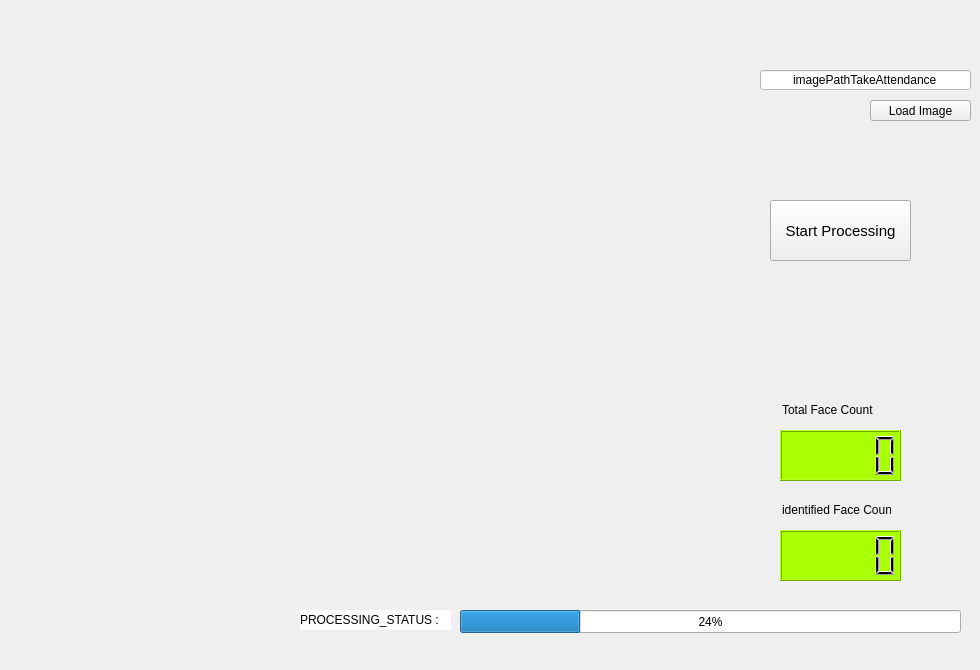
      <widget class="QWidget" name="Take_Attendance">
       <property name="minimumSize">
        <size>
         <width>450</width>
         <height>450</height>
        </size>
       </property>
       <property name="maximumSize">
        <size>
         <width>2000</width>
         <height>2000</height>
        </size>
       </property>
       <attribute name="icon">
        <iconset>
         <normaloff>:/camera/photograph.png</normaloff>:/camera/photograph.png</iconset>
       </attribute>
       <attribute name="title">
        <string>Take_Attendance</string>
       </attribute>
       <widget class="QLCDNumber" name="LCDtotalFaceCountTakeAttendance">
        <property name="geometry">
         <rect>
          <x>780</x>
          <y>430</y>
          <width>121</width>
          <height>51</height>
         </rect>
        </property>
        <property name="styleSheet">
         <string notr="true">background-color: rgb(170, 255, 0);
</string>
        </property>
        <property name="frameShape">
         <enum>QFrame::Box</enum>
        </property>
       </widget>
       <widget class="QLabel" name="labelFaceCountTakeAttendance">
        <property name="geometry">
         <rect>
          <x>780</x>
          <y>400</y>
          <width>111</width>
          <height>21</height>
         </rect>
        </property>
        <property name="styleSheet">
         <string notr="true">font: 9pt &quot;MS Shell Dlg 2&quot;;</string>
        </property>
        <property name="text">
         <string>Total Face Count</string>
        </property>
        <property name="textFormat">
         <enum>Qt::RichText</enum>
        </property>
        <property name="scaledContents">
         <bool>true</bool>
        </property>
        <property name="indent">
         <number>2</number>
        </property>
       </widget>
       <widget class="QLabel" name="rawImage">
        <property name="geometry">
         <rect>
          <x>30</x>
          <y>10</y>
          <width>721</width>
          <height>551</height>
         </rect>
        </property>
        <property name="styleSheet">
         <string notr="true">image: url(:/icons/uiFiles/picture.png);</string>
        </property>
        <property name="text">
         <string/>
        </property>
        <property name="alignment">
         <set>Qt::AlignCenter</set>
        </property>
       </widget>
       <widget class="QPushButton" name="startProcessingButton">
        <property name="geometry">
         <rect>
          <x>770</x>
          <y>200</y>
          <width>141</width>
          <height>61</height>
         </rect>
        </property>
        <property name="font">
         <font>
          <family>MS Shell Dlg 2</family>
          <pointsize>11</pointsize>
          <weight>50</weight>
          <italic>false</italic>
          <bold>false</bold>
         </font>
        </property>
        <property name="styleSheet">
         <string notr="true">font: 11pt &quot;MS Shell Dlg 2&quot;;
background-color: rgb(85, 0, rgb(116, 116, 116)qlineargradient(spread:pad, x1:0, y1:0, x2:1, y2:0, stop:0 rgba(0, 0, 0, 255), stop:1 rgba(255, 255, 255, 255)));</string>
        </property>
        <property name="text">
         <string>Start Processing</string>
        </property>
        <property name="icon">
         <iconset>
          <normaloff>:/camera/search.png</normaloff>:/camera/search.png</iconset>
        </property>
        <property name="iconSize">
         <size>
          <width>20</width>
          <height>20</height>
         </size>
        </property>
        <property name="shortcut">
         <string>F5</string>
        </property>
       </widget>
       <widget class="QProgressBar" name="progressBarProcessingTakeAttendance">
        <property name="geometry">
         <rect>
          <x>460</x>
          <y>610</y>
          <width>501</width>
          <height>23</height>
         </rect>
        </property>
        <property name="value">
         <number>24</number>
        </property>
       </widget>
       <widget class="QLabel" name="PROCESSING_STATUS">
        <property name="geometry">
         <rect>
          <x>300</x>
          <y>610</y>
          <width>151</width>
          <height>20</height>
         </rect>
        </property>
        <property name="styleSheet">
         <string notr="true">background-color: rgb(255, 255, 255);
font: 75 10pt &quot;MS Shell Dlg 2&quot;;</string>
        </property>
        <property name="frameShape">
         <enum>QFrame::NoFrame</enum>
        </property>
        <property name="text">
         <string>PROCESSING_STATUS :</string>
        </property>
       </widget>
       <widget class="QLineEdit" name="imagePath">
        <property name="geometry">
         <rect>
          <x>760</x>
          <y>70</y>
          <width>211</width>
          <height>20</height>
         </rect>
        </property>
        <property name="autoFillBackground">
         <bool>false</bool>
        </property>
        <property name="styleSheet">
         <string notr="true">background-color: rgb(255, 255, 255);</string>
        </property>
        <property name="text">
         <string>imagePathTakeAttendance</string>
        </property>
        <property name="alignment">
         <set>Qt::AlignCenter</set>
        </property>
       </widget>
       <widget class="QPushButton" name="loadImageButtonTakeAttendance">
        <property name="geometry">
         <rect>
          <x>870</x>
          <y>100</y>
          <width>101</width>
          <height>21</height>
         </rect>
        </property>
        <property name="styleSheet">
         <string notr="true">font: 11pt &quot;MS Shell Dlg 2&quot;;
border-color: rgb(255, 0, 0);</string>
        </property>
        <property name="text">
         <string>Load Image</string>
        </property>
        <property name="icon">
         <iconset>
          <normaloff>:/camera/search.png</normaloff>:/camera/search.png</iconset>
        </property>
        <property name="iconSize">
         <size>
          <width>20</width>
          <height>20</height>
         </size>
        </property>
        <property name="shortcut">
         <string>F5</string>
        </property>
       </widget>
       <widget class="QLCDNumber" name="LCDFaceCountTakeAttendance">
        <property name="geometry">
         <rect>
          <x>780</x>
          <y>530</y>
          <width>121</width>
          <height>51</height>
         </rect>
        </property>
        <property name="styleSheet">
         <string notr="true">background-color: rgb(170, 255, 0);
</string>
        </property>
        <property name="frameShape">
         <enum>QFrame::Box</enum>
        </property>
       </widget>
       <widget class="QLabel" name="labelFaceCount2TakeAttendance">
        <property name="geometry">
         <rect>
          <x>780</x>
          <y>500</y>
          <width>111</width>
          <height>21</height>
         </rect>
        </property>
        <property name="font">
         <font>
          <family>MS Shell Dlg 2</family>
          <pointsize>9</pointsize>
          <weight>50</weight>
          <italic>false</italic>
          <bold>false</bold>
         </font>
        </property>
        <property name="styleSheet">
         <string notr="true">font: 9pt &quot;MS Shell Dlg 2&quot;;</string>
        </property>
        <property name="text">
         <string>identified Face Count</string>
        </property>
        <property name="textFormat">
         <enum>Qt::RichText</enum>
        </property>
        <property name="scaledContents">
         <bool>true</bool>
        </property>
        <property name="indent">
         <number>2</number>
        </property>
       </widget>
       <widget class="QLabel" name="label_26">
        <property name="geometry">
         <rect>
          <x>10</x>
          <y>610</y>
          <width>211</width>
          <height>51</height>
         </rect>
        </property>
        <property name="text">
         <string/>
        </property>
        <property name="pixmap">
         <pixmap>Webp.net-resizeimage (1).jpg</pixmap>
        </property>
       </widget>
      </widget>
